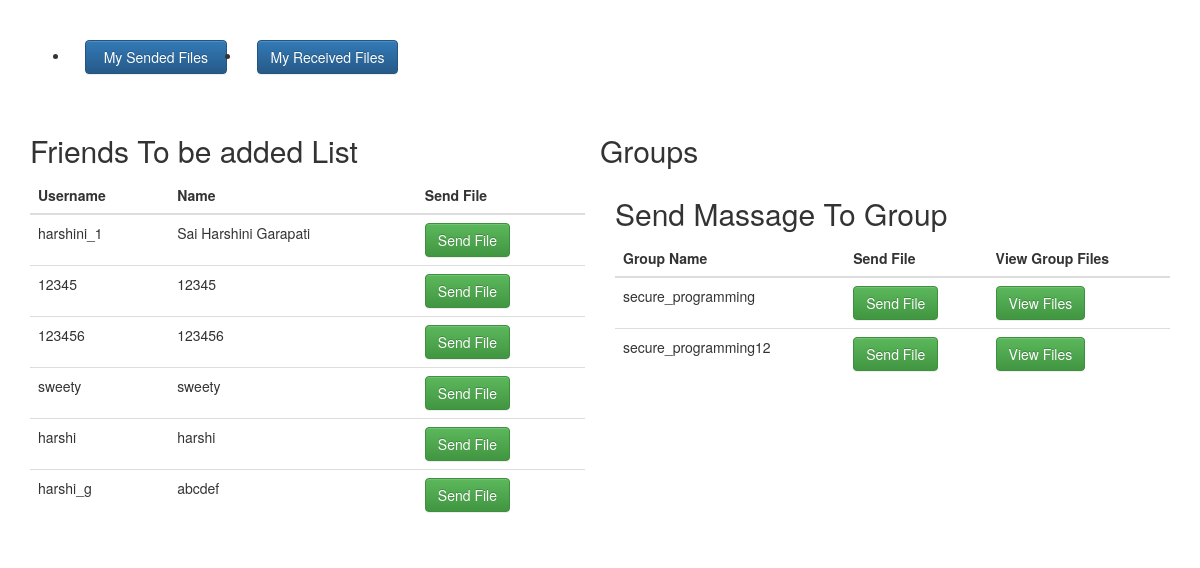
Page /dashboard (signed in) on the committed database.
### tables this page shows
CREATE TABLE user (id VARCHAR(255) PRIMARY KEY,username Text, name TEXT,password Text,activate Boolean);

CREATE TABLE groups (id VARCHAR(255) PRIMARY KEY, name TEXT);

### app.py (the view)
@app.route("/dashboard")
def dashboard():
    userID = request.cookies.get('userID')
    query= f"select * from user where id !='{userID}' and activate=1"
    conn = sqlite3.connect('user.db')
    cur = conn.cursor()
    cur.execute(query)
    rows1 = cur.fetchall()
    query= f"select * from groups"
    cur.execute(query)
    rows2 = cur.fetchall()
    data = {}
    data['rows1'] = rows1
    data['rows2'] = rows2
    conn.commit()
    conn.close()
    return render_template("dashboard.html",users=data)

### templates/dashboard.html (shortened to what this page needs)
<!DOCTYPE html>
<html lang="en">
<head>
    <link rel="stylesheet" href="https://cdnjs.cloudflare.com/ajax/libs/meyer-reset/2.0/reset.min.css">
    <link rel="stylesheet" href="https://maxcdn.bootstrapcdn.com/bootstrap/3.3.7/css/bootstrap.min.css">
    <link rel="stylesheet" href="https://maxcdn.bootstrapcdn.com/bootstrap/3.3.7/css/bootstrap-theme.min.css">
</head>
<body>
    <div class="container">
        <div class="row" style="margin-top: 40px">
            <div class="col-sm-6">
                <ul>
                    <li class="col-md-4"><a href="/my_files/sent" class="btn form-control btn-primary">My Sended Files</a></li>
                    <li class="col-md-4"><a href="/my_files/received" class="btn form-control btn-primary">My Received Files</a></li>
                </ul>
            </div>
        </div>
        <div class="row" style="margin-top: 40px">
            <div class="col-md-6">
                <h2>Friends To be added List</h2>
                <table class="table table-dark table-hover">
                    <thead>
                        <th>
                            Username
                        </th>
                        <th>
                            Name
                        </th>
                        <th>
                            Send File
                        </th>
                    </thead>
                    <tbody>
                            {% for user in users['rows1'] %}
                        <tr>
                                <td>
                                       {{ user[1] }}
                                </td>
                                <td>
                                        {{ user[2] }}
                                </td>
                                <td>
                                    <a href="{{ url_for('send_files',user_id=user[0]) }}" class="btn btn-success">Send File</a>
                                </td>
                        </tr>
                        {% endfor %}
                    </tbody>
                </table>
            </div>
            <h2>Groups</h2>
            <div class="col-md-6">
                <h2>Send Massage To Group</h2>
                <table class="table table-dark table-hover">
                    <thead>
                        <th>
                            Group Name
                        </th>
                        <th>
                            Send File
                        </th>
                        <th>
                            View Group Files
                        </th>
                    </thead>
                    <tbody>
                    {% for user in users['rows2'] %}
                        <tr>
                                <td>
                                       {{ user[1] }}
                                </td>
                                <td>
                                <a href="{{ url_for('send_files_to_group',group_id=user[0]) }}" class="btn btn-success">Send File</a>
                                </td>
                                <td>
                                <a href="{{ url_for('view_group_files',group_id=user[0]) }}" class="btn btn-success">View Files</a>
                                </td>
                        </tr>
                        {% endfor %}
                    </tbody>
                </table>
            </div>
        </div>
    </div>
</body>
</html>

### rows in the picture
user: username "harshini_1", name "Sai Harshini Garapati"
user: username "12345", name "12345"
user: username "123456", name "123456"
user: username "sweety", name "sweety"
user: username "harshi", name "harshi"
user: username "harshi_g", name "abcdef"
groups: name "secure_programming"
groups: name "secure_programming12"
